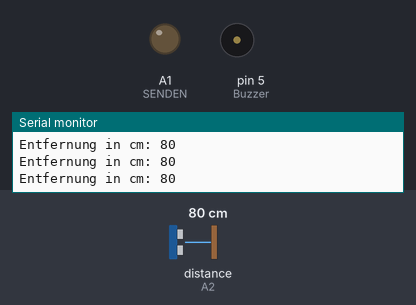
Bench run of a sketch on a simulated Arduino Uno, built with avr-gcc and run on an emulated ATmega328P. On the bench: output pins drawn as LEDs (lit = HIGH), buzzer (waves = sounding), the last lines printed to the serial monitor. The inputs (shaded band) are chosen by the test bench; at power-on: distance to the obstacle (sensor on A2) 80 cm. The echo pulse lasts 58.3 µs per cm.

Above: at 1.2 s.
1.3 s: distance to the obstacle (sensor on A2) set to 18 cm
2.8 s: distance to the obstacle (sensor on A2) set to 14 cm
At 2.97 s:
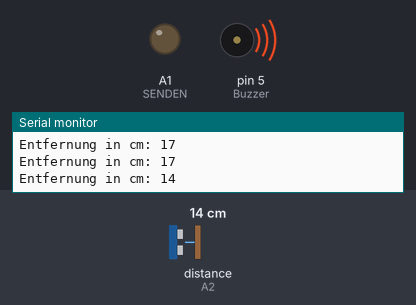
5.8 s: distance to the obstacle (sensor on A2) set to 6 cm
At 6.09 s:
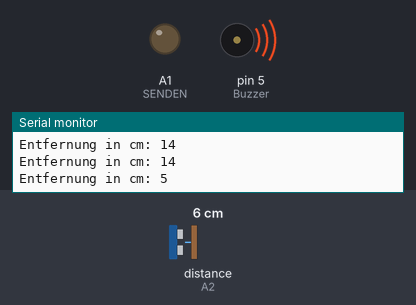
8.8 s: distance to the obstacle (sensor on A2) set to 3 cm
At 10.1 s:
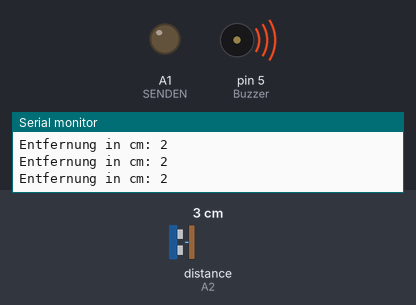
Timing chart, 0 to 11.8 s (numbered marks = the images above; inputs shaded):
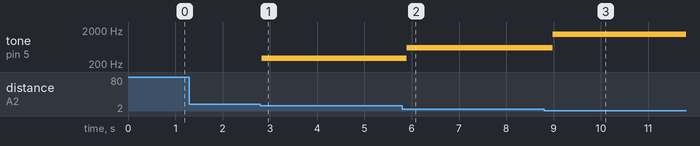

The sketch:

Parksensor.ino
```cpp
// Pin für den Trig
int SENDEN = A1;

// Pin für das Echo
int ECHO = A2;

// Pin für den Buzzer
int Buzzer = 5;

// Variable für die Speicherung der Entfernung
long Entfernung = 0;


void setup()
{
  pinMode(SENDEN, OUTPUT);
  pinMode(ECHO, INPUT);
  pinMode(Buzzer, OUTPUT);
  // Seriellen Monitor starten
  Serial.begin(9600);
}

void loop()
{
  // Sender kurz ausschalten um Störungen des Signal zu vermeiden
  digitalWrite(SENDEN, LOW);
  delay(5);

  // Signal für 10 Micrsekunden senden, danach wieder ausschalten
  digitalWrite(SENDEN, HIGH);
  delayMicroseconds(10);
  digitalWrite(SENDEN, LOW);

  // pulseIn -> Zeit messen, bis das Signal zurückkommt
  long Zeit = pulseIn(ECHO, HIGH);

  // Entfernung in cm berechnen
  // Zeit/2 -> nur eine Strecke
  Entfernung = (Zeit / 2) * 0.03432;
  //delay(100);

  // nur Entfernungen < 100 anzeigen
  if (Entfernung < 4)
  {
    // Messdaten anzeigen
    Serial.print("Entfernung in cm: ");
    Serial.println(Entfernung);
    tone(Buzzer,1500);

  }
  else if (Entfernung < 4) {
  // Messdaten anzeigen
    Serial.print("Entfernung in cm: ");
    Serial.println(Entfernung);
    tone(Buzzer,1000);
    delay(100);
    noTone(Buzzer);
  }

  else if (Entfernung < 7) {
  // Messdaten anzeigen
    Serial.print("Entfernung in cm: ");
    Serial.println(Entfernung);
  // Ton abspielen
    tone(Buzzer,600);
    delay(200);
    noTone(Buzzer);
  }

  else if (Entfernung < 15) {
  // Messdaten anzeigen
    Serial.print("Entfernung in cm: ");
    Serial.println(Entfernung);
    tone(Buzzer,300);
    delay(300);
    noTone(Buzzer);
  }
  else if (Entfernung > 10) {
  // Messdaten anzeigen
    Serial.print("Entfernung in cm: ");
    Serial.println(Entfernung);
    delay(100);
    noTone(Buzzer);
  }
}
```

Measured:
- the behaviour switches between 16 and 15 cm on distance to the obstacle (sensor on A2) (found by bisection; images 0 and 1)
- after the input at 2.8 s, tone on pin 5 (Buzzer): silent → 300 Hz at once
- after the input at 5.8 s, tone on pin 5 (Buzzer): 300 Hz → 600 Hz after 0.10 s
- after the input at 8.8 s, tone on pin 5 (Buzzer): 600 Hz → 1500 Hz after 0.19 s
